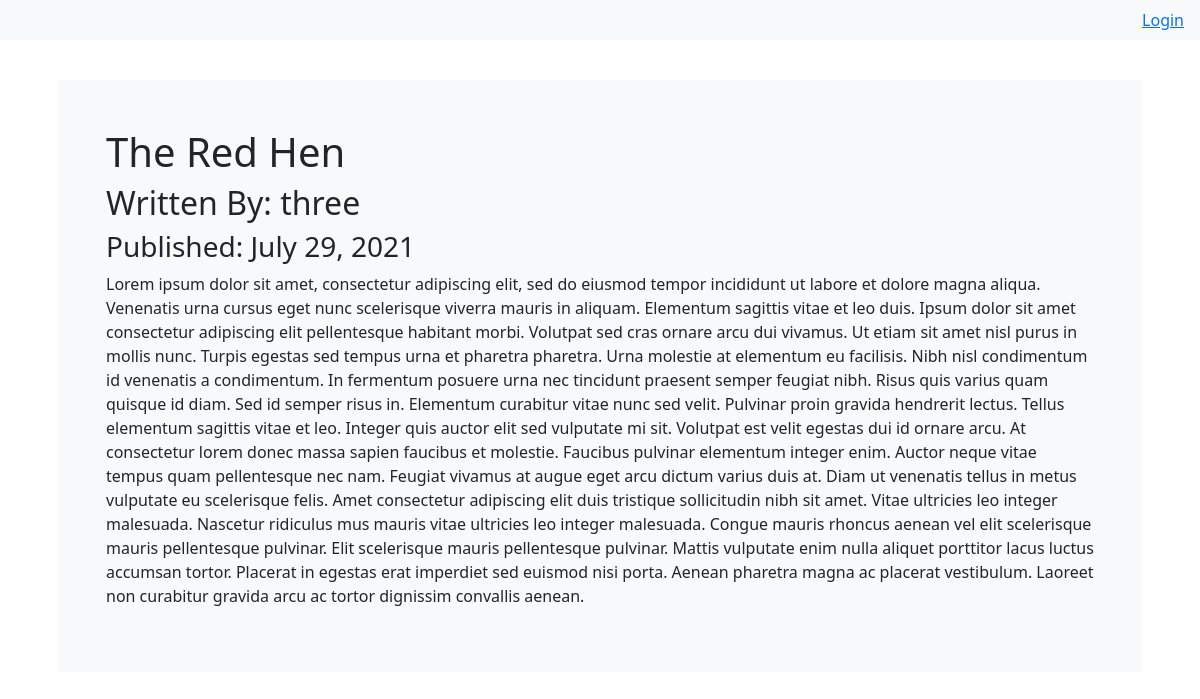
Page /3 on the committed database.
### dusk/models.py (models this page shows, shortened)
class Story(db.Model):
    users = db.relationship(User)
    id = db.Column(db.Integer, primary_key=True)
    user_id = db.Column(db.Integer,db.ForeignKey('users.id'),nullable=False)
    date = db.Column(db.DateTime,nullable=False,default=datetime.utcnow)
    title = db.Column(db.String(140), nullable=False)
    text = db.Column(db.Text,nullable=False)

class User(db.Model,UserMixin):
    __tablename__ = 'users'
    id = db.Column(db.Integer, primary_key=True)
    profile_image = db.Column(db.String(64),nullable=False,default='default_profile.png')
    email = db.Column(db.String(64),unique=True,index=True)
    username = db.Column(db.String(64),unique=True,index=True)
    password_hash = db.Column(db.String(128))
    story = db.relationship('Story',backref='author',lazy=True)

### dusk/users/views.py (the view)
@users.route("/<username>")
def user_posts(username):
    page = request.args.get('page',1,type=int)
    user = User.query.filter_by(username=username).first_or_404()
    stories = Story.query.filter_by(author=user).order_by(Story.date.desc()).paginate(page=page,per_page=5)
    return render_template('user_stories.html',stories=stories,user=user)

### dusk/story/views.py (called while the page is built)
@storys.route('/<int:story_id>')
def story(story_id):
    story = Story.query.get_or_404(story_id)
    return render_template('story.html',post=story)

### dusk/templates/story.html (shortened to what this page needs)
{% extends "base.html" %}
{% block content %}
    <div class="bg-light p-5 rounded-lg m-3">
        <h1>{{post.title}}</h1>
        <h2>Written By: {{post.author.username}}</h2>
        <h3>Published: {{post.date.strftime('%B %d, %Y')}}</h3>
        <p>{{post.text}}</p>
    </div>
{% endblock %}

### rows in the picture
Story: title "The Red Hen", date "July 29, 2021", text "Lorem ipsum dolor sit amet, consectetur adipiscing elit, sed do eiusmod tempor incididunt ut labore et dolore magna aliqua. Venenatis urna cursus eget nunc scelerisque viverra mauris in aliquam. Elementum sagittis vitae et leo duis. Ipsum dolor sit amet consectetur adipiscing elit pellentesque habitant morbi. Volutpat sed cras ornare arcu dui vivamus. Ut etiam sit amet nisl purus in mollis nunc. Turpis egestas sed tempus urna et pharetra pharetra. Urna molestie at elementum eu facilisis. Nibh nisl condimentum id venenatis a condimentum. In fermentum posuere urna nec tincidunt praesent semper feugiat nibh. Risus quis varius quam quisque id diam. Sed id semper risus in. Elementum curabitur…"
User: author.username "three"
